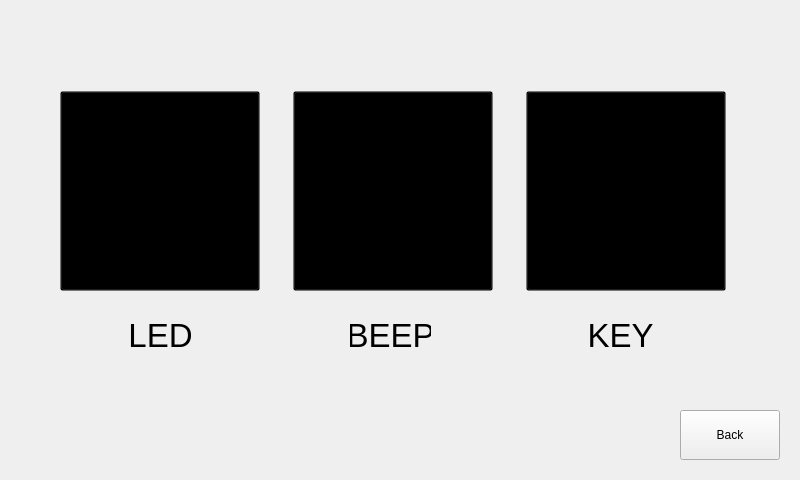
<?xml version="1.0" encoding="UTF-8"?>
<ui version="4.0">
 <class>gpio</class>
 <widget class="QMainWindow" name="gpio">
  <property name="geometry">
   <rect>
    <x>0</x>
    <y>0</y>
    <width>800</width>
    <height>480</height>
   </rect>
  </property>
  <property name="windowTitle">
   <string>MainWindow</string>
  </property>
  <widget class="QWidget" name="centralwidget">
   <widget class="QPushButton" name="gpio_back">
    <property name="geometry">
     <rect>
      <x>680</x>
      <y>410</y>
      <width>100</width>
      <height>50</height>
     </rect>
    </property>
    <property name="focusPolicy">
     <enum>Qt::NoFocus</enum>
    </property>
    <property name="text">
     <string>Back</string>
    </property>
   </widget>
   <widget class="QLabel" name="label_led">
    <property name="geometry">
     <rect>
      <x>120</x>
      <y>310</y>
      <width>81</width>
      <height>51</height>
     </rect>
    </property>
    <property name="font">
     <font>
      <pointsize>25</pointsize>
     </font>
    </property>
    <property name="text">
     <string>LED</string>
    </property>
    <property name="alignment">
     <set>Qt::AlignCenter</set>
    </property>
   </widget>
   <widget class="QLabel" name="label_beep">
    <property name="geometry">
     <rect>
      <x>350</x>
      <y>310</y>
      <width>81</width>
      <height>51</height>
     </rect>
    </property>
    <property name="font">
     <font>
      <pointsize>25</pointsize>
     </font>
    </property>
    <property name="text">
     <string>BEEP</string>
    </property>
    <property name="alignment">
     <set>Qt::AlignCenter</set>
    </property>
   </widget>
   <widget class="QLabel" name="label_key">
    <property name="geometry">
     <rect>
      <x>580</x>
      <y>310</y>
      <width>81</width>
      <height>51</height>
     </rect>
    </property>
    <property name="font">
     <font>
      <pointsize>25</pointsize>
     </font>
    </property>
    <property name="text">
     <string>KEY</string>
    </property>
    <property name="alignment">
     <set>Qt::AlignCenter</set>
    </property>
   </widget>
   <widget class="QWidget" name="layoutWidget">
    <property name="geometry">
     <rect>
      <x>60</x>
      <y>90</y>
      <width>666</width>
      <height>202</height>
     </rect>
    </property>
    <layout class="QHBoxLayout" name="horizontalLayout">
     <item>
      <widget class="QPushButton" name="led">
       <property name="sizePolicy">
        <sizepolicy hsizetype="Fixed" vsizetype="Fixed">
         <horstretch>0</horstretch>
         <verstretch>0</verstretch>
        </sizepolicy>
       </property>
       <property name="minimumSize">
        <size>
         <width>200</width>
         <height>200</height>
        </size>
       </property>
       <property name="focusPolicy">
        <enum>Qt::NoFocus</enum>
       </property>
       <property name="styleSheet">
        <string notr="true">QPushButton {
background-image: url(:/images/led_off.svg);
background-repeat: no-repeat;
 background-position: center;
background-color: transparent;
}
QPushButton:checked {
background-image: url(:/images/led_on.svg);
background-repeat: no-repeat;
 background-position: center;
background-color: transparent;
}</string>
       </property>
       <property name="text">
        <string/>
       </property>
       <property name="checkable">
        <bool>true</bool>
       </property>
       <property name="checked">
        <bool>false</bool>
       </property>
      </widget>
     </item>
     <item>
      <spacer name="horizontalSpacer">
       <property name="orientation">
        <enum>Qt::Horizontal</enum>
       </property>
       <property name="sizeHint" stdset="0">
        <size>
         <width>20</width>
         <height>20</height>
        </size>
       </property>
      </spacer>
     </item>
     <item>
      <widget class="QPushButton" name="beep">
       <property name="sizePolicy">
        <sizepolicy hsizetype="Fixed" vsizetype="Fixed">
         <horstretch>0</horstretch>
         <verstretch>0</verstretch>
        </sizepolicy>
       </property>
       <property name="minimumSize">
        <size>
         <width>200</width>
         <height>200</height>
        </size>
       </property>
       <property name="focusPolicy">
        <enum>Qt::NoFocus</enum>
       </property>
       <property name="styleSheet">
        <string notr="true">QPushButton {
background-image: url(:/images/beep_off.svg);
background-repeat: no-repeat;
 background-position: center;
background-color: transparent;
}
QPushButton:checked {
background-image: url(:/images/beep_on.svg);
background-repeat: no-repeat;
 background-position: center;
background-color: transparent;
}</string>
       </property>
       <property name="text">
        <string/>
       </property>
       <property name="checkable">
        <bool>true</bool>
       </property>
      </widget>
     </item>
     <item>
      <spacer name="horizontalSpacer_2">
       <property name="orientation">
        <enum>Qt::Horizontal</enum>
       </property>
       <property name="sizeHint" stdset="0">
        <size>
         <width>20</width>
         <height>20</height>
        </size>
       </property>
      </spacer>
     </item>
     <item>
      <widget class="QPushButton" name="key">
       <property name="enabled">
        <bool>false</bool>
       </property>
       <property name="sizePolicy">
        <sizepolicy hsizetype="Fixed" vsizetype="Fixed">
         <horstretch>0</horstretch>
         <verstretch>0</verstretch>
        </sizepolicy>
       </property>
       <property name="minimumSize">
        <size>
         <width>200</width>
         <height>200</height>
        </size>
       </property>
       <property name="focusPolicy">
        <enum>Qt::NoFocus</enum>
       </property>
       <property name="styleSheet">
        <string notr="true">QPushButton {
background-image: url(:/images/key_released.svg);
background-repeat: no-repeat;
 background-position: center;
background-color: transparent;
}
QPushButton:checked {
background-image: url(:/images/key_pressed.svg);
background-repeat: no-repeat;
 background-position: center;
background-color: transparent;
}</string>
       </property>
       <property name="text">
        <string/>
       </property>
       <property name="checkable">
        <bool>true</bool>
       </property>
      </widget>
     </item>
    </layout>
   </widget>
  </widget>
 </widget>
 <resources/>
 <connections/>
</ui>
